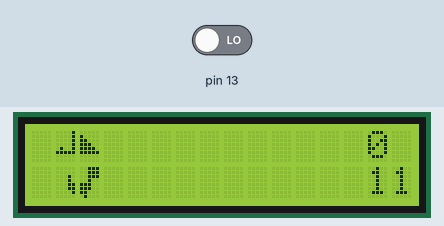
Recording of a sketch running on a simulated Arduino Uno, built with avr-gcc and run on an emulated ATmega328P. Parts: 16×2 character LCD. The inputs (shaded band) are chosen by the test bench; at power-on: pin 13 LOW. Random numbers use the default seed unless the sketch sets one.

Above: at 1.2 s.
1.3 s: pin 13 driven HIGH
At 2.4 s:
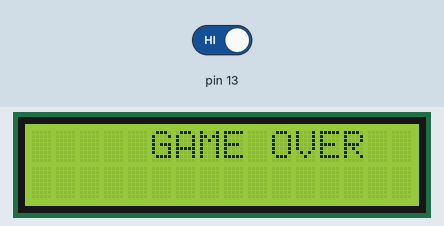
4.3 s: pin 13 driven LOW
At 4.47 s:
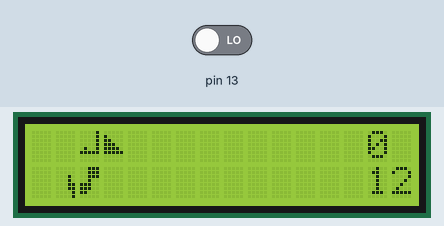
6.1 s: pin 13 driven HIGH
At 7.99 s:
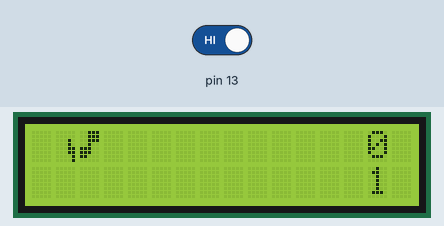
9.1 s: pin 13 driven LOW
At 12.04 s:
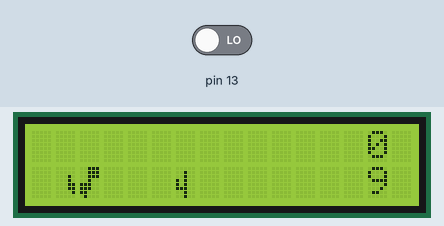
12.1 s: pin 13 driven HIGH
At 12.23 s:
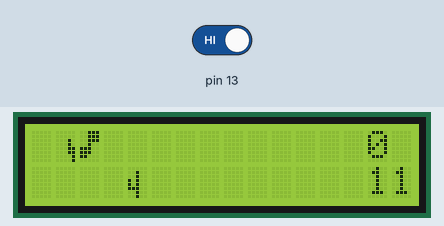
15.1 s: pin 13 driven LOW
At 17.24 s:
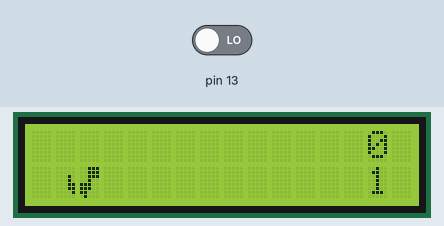

Measured:
- what the display in image 1 shows lasts 2.0 s, from 1.3 s to 3.3 s

The sketch:

DinoGame.ino
```cpp
#include <LiquidCrystal.h>

//pines displays
LiquidCrystal lcd(12, 11, 5, 4, 3, 2);

// sprites en piexeles (8 bits)
byte DINO_PARADO_PARTE_1[8] = {B00000, B00000, B00010, B00010, B00011, B00011, B00001, B00001};
byte DINO_PARADO_PARTE_2[8] = {B00111, B00111, B00111, B00100, B11100, B11100, B11000, B01000};
byte DINO_PIE_DERE_PART_1[8] = {B00000, B00000, B00010, B00010, B00011, B00011, B00001, B00001};
byte DINO_PIE_DERE_PART_2[8] = {B00111, B00111, B00111, B00100, B11100, B11100, B11000, B00000};
byte DINO_PIE_IZQU_PART_1[8] = {B00000, B00000, B00010, B00010, B00011, B00011, B00001, B00000};
byte DINO_PIE_IZQU_PART_2[8] = {B00111, B00111, B00111, B00100, B11100, B11100, B11000, B01000};
byte DOS_RAMAS_PART_1[8] = {B00000, B00100, B00100, B10100, B10100, B11100, B00100, B00100};
byte DOS_RAMAS_PART_2[8] = {B00100, B00101, B00101, B10101, B11111, B00100, B00100, B00100};
byte AVE_ALAS_PART1[8] = {B00001, B00001, B00001, B00001, B01001, B11111, B00000, B00000};
byte AVE_ALAS_PART2[8] = {B00000, B10000, B11000, B11100, B11110, B11111, B00000, B00000};

int columna_dino1 = 1;
int columna_dino2 = 2;
int fila_dino = 1;
unsigned long reloj = 0; // Reloj
int periodo = 100; // Periodo en milisegundos
int flag = 1;
int fila_rama = 0;
int columna_rama = 13;
int periodo2 = 100;
unsigned long reloj2 = 0;
unsigned long reloj3 = 0;
int numerorandom = 0;
int columnaave = 13;
int fila_ave = 1;
int senalactual = 0;
int senalantigua = 0;
int aceleracion = 1;
int puntos = 0;
int punto2 = 0;

// columnnas para las colisiones
int b = 1;
int c = 2;
int d = 0;

void setup() {
  lcd.begin(16, 2);
  lcd.createChar(0, DINO_PARADO_PARTE_1);
  lcd.createChar(1, DINO_PARADO_PARTE_2);
  lcd.createChar(2, DINO_PIE_DERE_PART_1);
  lcd.createChar(3, DINO_PIE_DERE_PART_2);
  lcd.createChar(4, DINO_PIE_IZQU_PART_1);
  lcd.createChar(5, DINO_PIE_IZQU_PART_2);
  lcd.createChar(6, DOS_RAMAS_PART_1);
  lcd.createChar(7, DOS_RAMAS_PART_2);
}

void loop() {
  manejarPiesDinosaurio();
  manejarCactusYAve();
  verificarColisiones();
  manejarPuntos();
  manejarEstadoBoton();
  actualizarPantalla();
}

//animación pies
void manejarPiesDinosaurio() {
  if (millis() > reloj + periodo) {
    reloj = millis();
    flag = (flag == 1) ? 2 : 1; // Alternar entre los dos estados de los pies
  }

  if (d == 0) {
    if (flag == 1) {
      lcd.setCursor(columna_dino1, fila_dino);
      lcd.write(byte(2));
      lcd.setCursor(columna_dino2, fila_dino);
      lcd.write(byte(3));
    } else {
      lcd.setCursor(columna_dino1, fila_dino);
      lcd.write(byte(4));
      lcd.setCursor(columna_dino2, fila_dino);
      lcd.write(byte(5));
    }
  }
}

// Función para manejar las ramas y el ave
void manejarCactusYAve() {
  if (millis() > reloj2 + periodo2) {
    reloj2 = millis();
    columna_rama--;

    if (columna_rama < 0) {
      columna_rama = 13;
      periodo2 -= aceleracion; // Aceleración
      numerorandom = random(0, 3); // Generación aleatoria
    }

    limpiarPantalla(columna_rama);
    generarCactusYAve();
  }
}

// Función para limpiar las posiciones anteriores de las ramas o el ave
void limpiarPantalla(int columna) {
  lcd.setCursor(columna + 1, 1);
  lcd.print(" ");
  lcd.setCursor(columna + 1, 0);
  lcd.print(" ");
  lcd.setCursor(0, 1);
  lcd.print(" ");
  lcd.setCursor(0, 0);
  lcd.print(" ");
}

// generación de cactus o pajaros
void generarCactusYAve() {
  if (numerorandom == 1) {
    fila_rama = 1;
    lcd.createChar(6, DOS_RAMAS_PART_1);
    lcd.setCursor(columna_rama, fila_rama);
    lcd.write(byte(6));
  } else if (numerorandom == 2) {
    fila_rama = 1;
    lcd.createChar(7, DOS_RAMAS_PART_2);
    lcd.setCursor(columna_rama, fila_rama);
    lcd.write(byte(7));
  } else {
    columnaave = columna_rama - 1;
    fila_rama = 0;
    lcd.createChar(6, AVE_ALAS_PART1);
    lcd.setCursor(columnaave, fila_rama);
    lcd.write(byte(6));

    lcd.createChar(7, AVE_ALAS_PART2);
    lcd.setCursor(columna_rama, fila_rama);
    lcd.write(byte(7));
  }
}

// verificación de colisiones
void verificarColisiones() {
  if (digitalRead(13) == HIGH && (columna_rama == 1 || columna_rama == 2 || columnaave == 1 || columnaave == 2) && fila_rama == 0) {
    gameOver();
  }

  if ((columna_rama == b || columna_rama == c) && fila_rama == 1) { // Rama
    gameOver();
  }
}

// pantalla del fin del juego
void gameOver() {
  lcd.clear();
  lcd.setCursor(5, 0);
  lcd.print("GAME OVER");
  delay(2000);
  lcd.clear();
  columna_rama = 15;
  periodo2 = 100;
  puntos = 0;
  punto2 = 0;
  periodo2 = 100;
}

// salto del dinosaurio
void manejarEstadoBoton() {
  if (digitalRead(13) == HIGH) {
    b = 50; // Evita la colisión
    c = 50;

    if (d == 0) {
      lcd.setCursor(0, 1); // Limpia la fila inferior
      lcd.print("    ");
    }
    d = 1;

    lcd.setCursor(columna_dino1, 0);
    lcd.write(byte(2));
    lcd.setCursor(columna_dino2, 0);
    lcd.write(byte(3));
  } else {
    b = 1; // Restaurar los valores de inicio
    c = 2;
    d = 0;
  }
}

// acomulación de puntos
void manejarPuntos() {
  if (millis() > reloj3 + 100) { // Intervalo para actualizar los puntos
    reloj3 = millis();
    lcd.setCursor(14, 1);
    lcd.print(puntos);
    puntos++;

    if (puntos == 100) {
      puntos = 0;
      punto2++;
      if (punto2 == 100) {
        punto2 = 0;
      }
    }
  }
}

// actualizacion de pantalla
void actualizarPantalla() {
  lcd.setCursor(14, 1);
  lcd.print(puntos);
  lcd.setCursor(14, 0);
  lcd.print(punto2);
  senalactual = digitalRead(13);

  // cambios en el botón
  if (senalactual != senalantigua) {
    lcd.setCursor(1, 0);
    lcd.print("  ");
  }
  senalantigua = senalactual;
}
```
